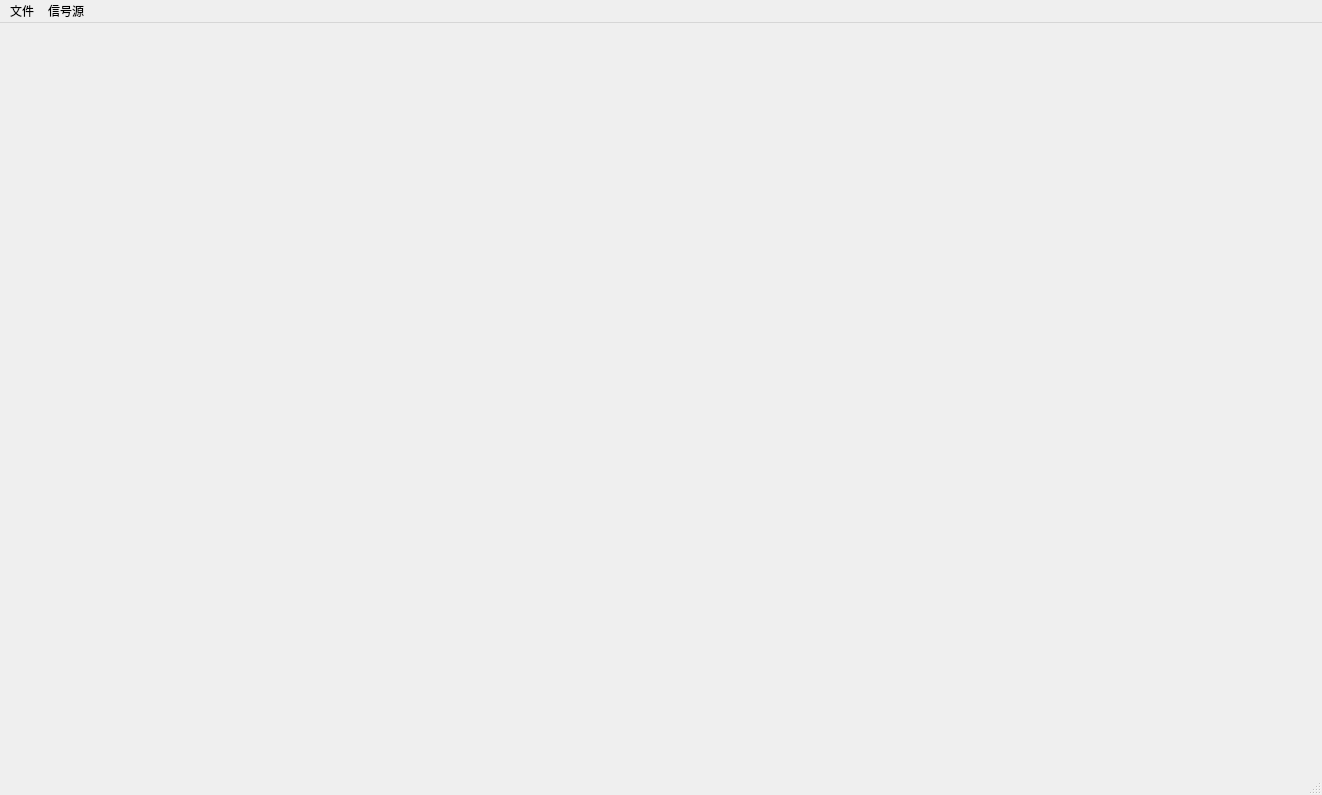
<?xml version="1.0" encoding="UTF-8"?>
<ui version="4.0">
 <class>MainWindow</class>
 <widget class="QMainWindow" name="MainWindow">
  <property name="geometry">
   <rect>
    <x>0</x>
    <y>0</y>
    <width>1322</width>
    <height>795</height>
   </rect>
  </property>
  <property name="windowTitle">
   <string>MainWindow</string>
  </property>
  <widget class="QWidget" name="widget">
   <layout class="QHBoxLayout" name="horizontalLayout_2">
    <item>
     <layout class="QGridLayout" name="view_frame_gridLayout"/>
    </item>
   </layout>
  </widget>
  <widget class="QMenuBar" name="menubar">
   <property name="geometry">
    <rect>
     <x>0</x>
     <y>0</y>
     <width>1322</width>
     <height>23</height>
    </rect>
   </property>
   <widget class="QMenu" name="menu_file">
    <property name="title">
     <string>文件</string>
    </property>
    <addaction name="action_select_image"/>
    <addaction name="action_select_video"/>
   </widget>
   <widget class="QMenu" name="menu_signal">
    <property name="title">
     <string>信号源</string>
    </property>
    <addaction name="action_internet"/>
   </widget>
   <addaction name="menu_file"/>
   <addaction name="menu_signal"/>
  </widget>
  <widget class="QStatusBar" name="statusbar"/>
  <action name="action_select_image">
   <property name="text">
    <string>选择图片</string>
   </property>
  </action>
  <action name="action_select_video">
   <property name="text">
    <string>选择视频</string>
   </property>
  </action>
  <action name="action_internet">
   <property name="text">
    <string>配置网络信号源</string>
   </property>
  </action>
 </widget>
 <resources/>
 <connections/>
</ui>
